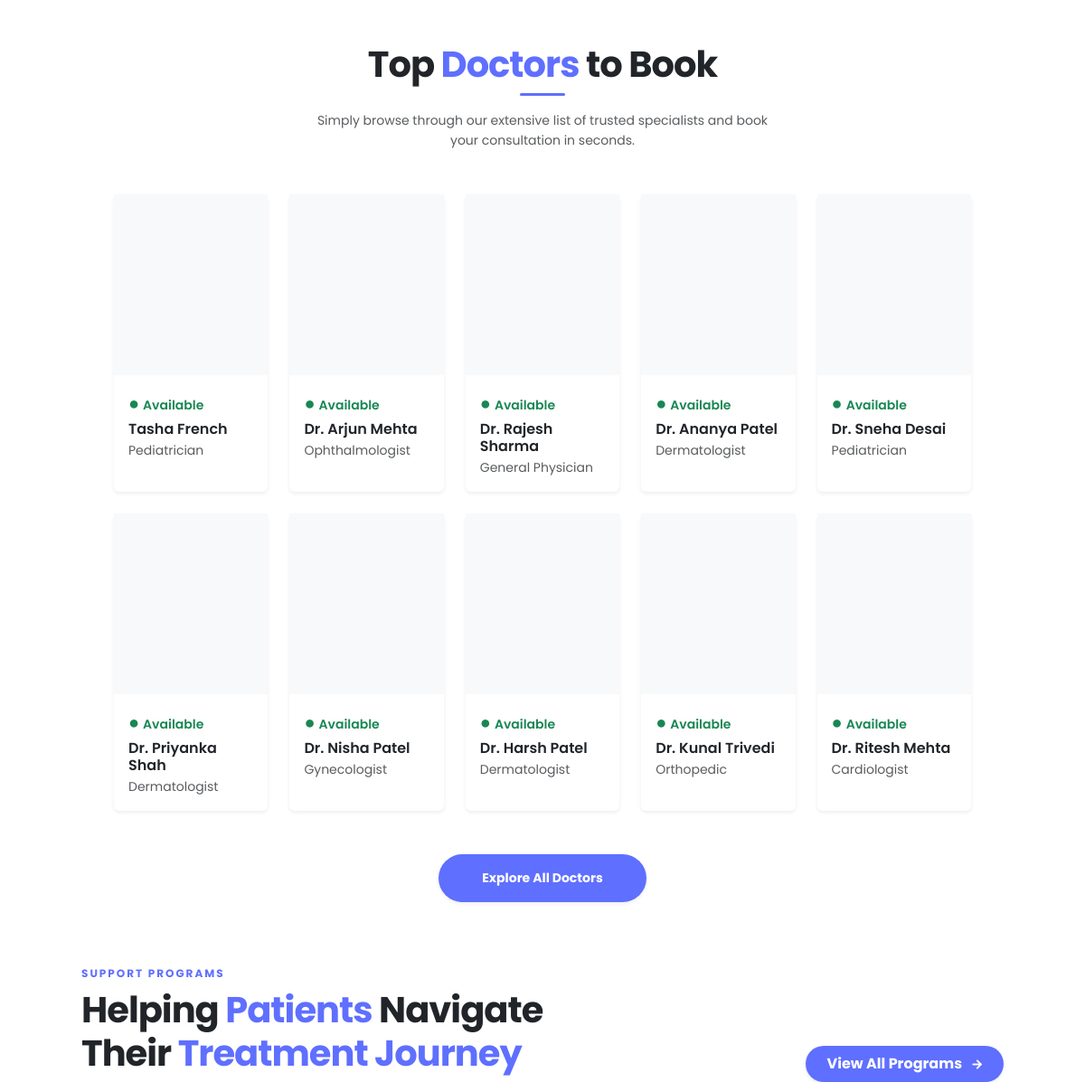
Before: / (middle part) with the older database file.
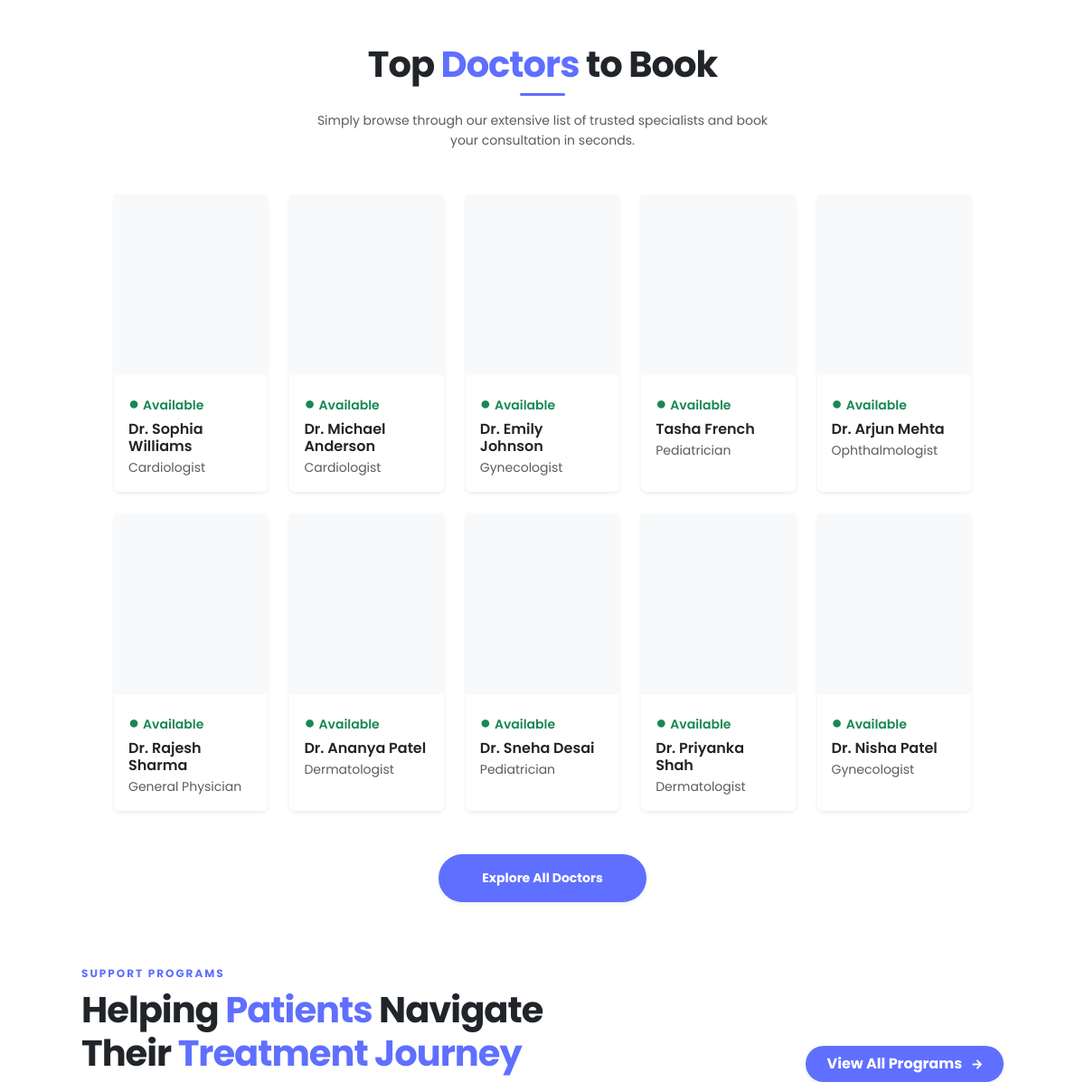
After: the same page with the newer database file.
### appointment/models.py (models this page shows, shortened)
class Doctor(models.Model):
    image = CloudinaryField('image', folder='doctor_image')
    name = models.CharField(max_length=100)
    email = models.EmailField()
    username = models.CharField(max_length=255, unique=True)
    password = models.CharField(max_length=100)
    experience = models.IntegerField()
    fees = models.FloatField()
    category = models.ForeignKey(Category, on_delete=models.CASCADE)
    degree = models.CharField(max_length=50)
    about = models.TextField()
    address = models.TextField()
    available = models.BooleanField(default=True)

class Category(models.Model):
    name = models.CharField(max_length=100)
    def __str__(self):
        return self.name

### appointment/views.py (the view)
# urls.py: path('', views.index, name='home'),
def index(request):
    doctors = Doctor.objects.filter(available=True).order_by('-id')[:10]
    return render(request, 'index.html', {'doctors': doctors, })

### templates/index.html (shortened to what this page needs)
{% extends "layout.html" %}
{% load static %}
{% block contant %}
    <main class="container py-5 px-5">
        <section class="mt-5 px-5">
            <div class="text-center mb-5" data-aos="fade-up">
                <h2 class="fw-bold text-dark display-6 mb-2" style="letter-spacing: -1px;">
                    Top <span style="color: #5f6fff;">Doctors</span> to Book
                </h2>
                <div class="mx-auto mb-3" style="height: 3px; width: 50px; background: #5f6fff; border-radius: 10px;"></div>
                <p class="text-muted small mx-auto" style="max-width: 500px; line-height: 1.6;">
                    Simply browse through our extensive list of trusted specialists and book your consultation in seconds.
                </p>
            </div>
            <div class="row row-cols-2 row-cols-sm-5 g-4">
                {% for doctor in doctors %}
                <div class="col" data-aos="fade-up" data-aos-delay="{{ forloop.counter0|add:1 }}00">
                    <div class="card border-0 rounded shadow-sm h-100"
                        style="transition: all 0.3s ease;"
                        onmouseover="this.style.transform='translateY(-10px)'; this.style.boxShadow='0 15px 30px rgba(0,0,0,0.15)'"
                        onmouseout="this.style.transform='translateY(0px)'; this.style.boxShadow=''">
                        <div class="bg-light d-flex justify-content-center align-items-center overflow-hidden"
                            style="height: 200px;">
                        </div>
                        <div class="card-body pb-3 d-flex flex-column">
                            <p class="text-success small fw-semibold mb-1">
                                <span class="me-1 fs-5">●</span>Available
                            </p>
                            <h6 class="card-title fw-semibold mb-1">
                                {{ doctor.name }}
                            </h6>
                            <p class="text-muted small mb-0">
                                {{ doctor.category }}
                            </p>
                        </div>
                    </div>
                </div>
                {% endfor %}
            </div>
            <div class="text-center mt-5" data-aos="zoom-in">
                <a href="{% url 'doctor' 'all doctor' %}"
                class="btn rounded-pill px-5 py-3 fw-bold shadow-sm"
                style="background-color: #5f6fff; color: white; border: none; transition: 0.3s; font-size: 14px;"
                onmouseover="this.style.backgroundColor='#4a59e0'; this.style.transform='translateY(-2px)';"
                onmouseout="this.style.backgroundColor='#5f6fff'; this.style.transform='translateY(0px)';">
                    Explore All Doctors
                </a>
            </div>
        </section>
        <section class="container my-5 py-4">
            <div class="d-flex justify-content-between align-items-end mb-5 flex-wrap gap-3">
                <div data-aos="fade-right" style="max-width: 600px;">
                    <h6 class="text-uppercase fw-bold mb-2" style="color: #5f6fff; letter-spacing: 2px; font-size: 12px;">Support Programs</h6>
                    <h2 class="fw-bold display-6 text-dark" style="letter-spacing: -1px;">
                        Helping <span style="color: #5f6fff;">Patients</span> Navigate Their
                        <span style="color: #5f6fff;">Treatment Journey</span>
                    </h2>
                </div>
                <a href="{% url 'patient_programs' %}"
                class="btn rounded-pill px-4 py-2 fw-bold shadow-sm"
                style="background-color: #5f6fff; color: white; border: none; transition: 0.3s;"
                onmouseover="this.style.backgroundColor='#4a59e0'; this.style.transform='translateX(5px)'"
                onmouseout="this.style.backgroundColor='#5f6fff'; this.style.transform='translateX(0px)'"
                data-aos="fade-left">
                    View All Programs <i class="fas fa-arrow-right ms-2" style="font-size: 12px;"></i>
                </a>
            </div>
        </section>
    </main>
{% endblock contant %}

Changed rows visible on the page:
no longer on this page (row unchanged): Doctor: name "Dr. Harsh Patel", category "Dermatologist"
no longer on this page (row unchanged): Doctor: name "Dr. Kunal Trivedi", category "Orthopedic"
no longer on this page (row unchanged): Doctor: name "Dr. Ritesh Mehta", category "Cardiologist"
added Doctor: name "Dr. Sophia Williams", category "Cardiologist"
added Doctor: name "Dr. Michael Anderson", category "Cardiologist"
added Doctor: name "Dr. Emily Johnson", category "Gynecologist"
